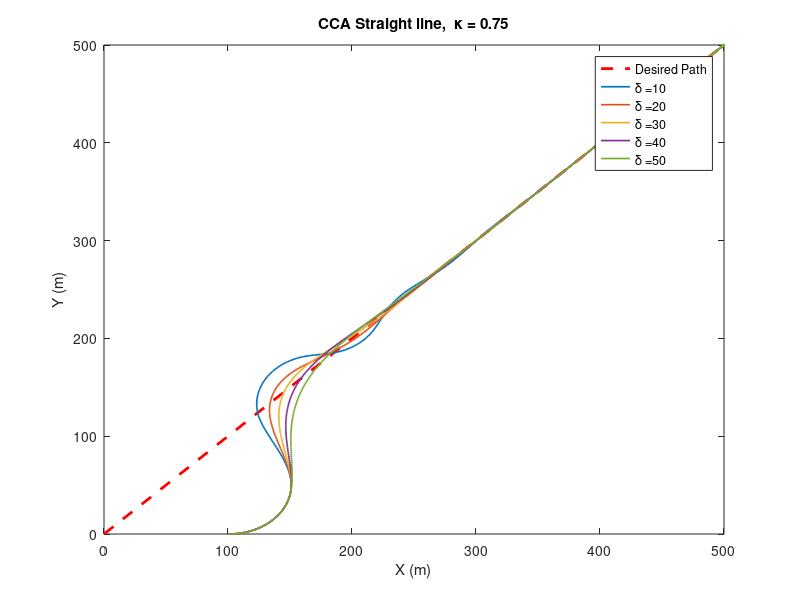
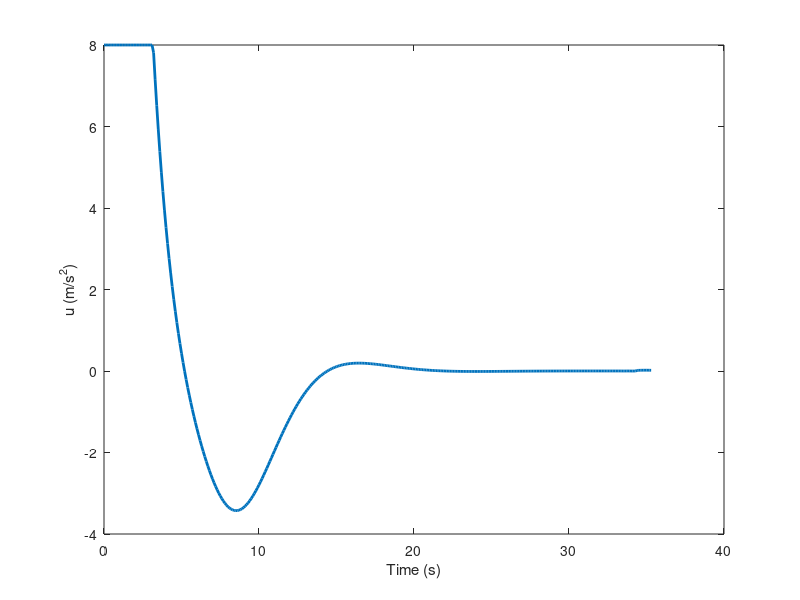

Here is the MATLAB script that generated these plots, in order:
clc, clear, close all

% Parameters Initialization
% Angle Converting Parameters
r2d = 180 / pi;          % Radian to Degree [-]
d2r = 1 / r2d;           % Degree to Radian [-]

% Time Step Size
dt = 0.1;               % Time Step Size [s]

% Time
t(1) =  0;                 % Simulation Time [s]

% Waypoint
Wi = [ 0, 0 ]';         % Initial Waypoint Position [m]
Wf = [ 500, 500 ]';     % Final Waypoint Position [m]

% Position and Velocity of UAV
x(1) = 100;               % Initial UAV X Position [m]
y(1) = 0;                 % Initial UAV Y Position [m]
psi(1) = 0 * d2r;         % Initial UAV Heading Angle [rad]

p(:,1) = [ x(1), y(1) ]';   % UAV Position Initialization [m]
va = 20;                    % UAV Velocity [m/s]

% Maximum Lateral Acceleration of UAV
Rmin = 50 ;                % UAV Minimum Turn Radius [m]
umax = va^2 / Rmin ;       % UAV Maximum Lateral Acceleration [m]

% Design Parameters
kappa  =  0.75 ;            % Gain
delta  =  50 ;              % Carrot Distance

%% Path Following Algorithm
N = 5;
leg = cell(1,N);
leg(1) = {'Desired Path'};
figure(1) ;
plot( [ Wi(1), Wf(1) ], [ Wi(2), Wf(2) ], 'r--', 'LineWidth', 2 ) ;
hold on ;

for j = 1:N

delta = 10*j;
% kappa = 1.5*j;
i = 0; % Time Index
while x(i+1) < Wf(1)
    i = i + 1 ;
    
    %--------------------CCA Path Following Algorithm---------------------
    
    % Step 1
    % Distance between initial waypoint and current UAV position, Ru
    Ru = norm(Wi - p(:,i));    
    % Orientation of vector from initial waypoint to final waypoint, theta
    theta = atan2(Wf(2) - Wi(2), Wf(1) - Wi(1));
    
    % Step 2
    % Orientation of vector from initial waypoint to current UAV position, thetau
    theta_u = atan2(p(2,i) - Wi(2), p(1,i) - Wi(1));
    % Difference between theta and theatu, DEL_theta
    DEL_theta = theta - theta_u;
    
    % Step 3
    % Distance between initial waypoint and q, R
    R = sqrt( Ru^2 - (Ru*sin(DEL_theta))^2 );
    
    % Step 4
    % Carrot position, s = ( xt, yt )
    xt = Wi(1) + (R + delta) * cos(theta);
    yt = Wi(2) + (R + delta) * sin(theta);
    
    % Step 5
    % Desired heading angle, psid
    psi_d = atan2(yt - p(2,i), xt - p(1,i));
    % Wrapping up psid
    psi_d = rem(psi_d,2*pi);
    if psi_d < -pi
        psi_d = psi_d + 2*pi;
    elseif psi_d > pi
        psi_d = psi_d-2*pi;
    end
    
    % Step6
    % Guidance command, u
    u(i) = kappa*(psi_d - psi(i))*va;
    % Limit u
    if u(i) > umax
        u(i) = umax;
    elseif u(i) < -umax
        u(i) = - umax;
    end
    %--------------------------------------------------------------------%
    
    %.. UAV Dynamics
    % Dynamic Model of UAV
    dx = va * cos(psi(i));
    dy = va * sin(psi(i));
    dpsi = u(i) / va ;
    
    % UAV State Update
    x(i+1) = x(i) + dx * dt ;
    y(i+1) = y(i) + dy * dt ;
    psi(i+1) = psi(i) + dpsi * dt ;
    
    % UAV Position Vector Update
    p(:,i+1) = [ x(i+1), y(i+1) ]' ;
    
    %.. Time Update
    t(i+1) = t(i) + dt ;
end

plot( x, y, 'LineWidth', 1.2 )
leg{j+1} = strcat('\delta = ', num2str(delta));
% leg{j+1} = strcat('\kappa = ', num2str(kappa));

end

xlabel('X (m)') ;
ylabel('Y (m)') ;
legend(leg)
title(['CCA Straight line,  \kappa = ' num2str(kappa)])
% title(['CCA Straight line,  \delta = ' num2str(delta)])

%% Result Plot

% Trajectory Plot
axis([ 0 500 0 500 ]) ;

% Guidance Command
figure(2) ;
plot( t(1:end-1), u, 'LineWidth', 2 ) ;
xlabel('Time (s)') ;
ylabel('u (m/s^2)') ;
